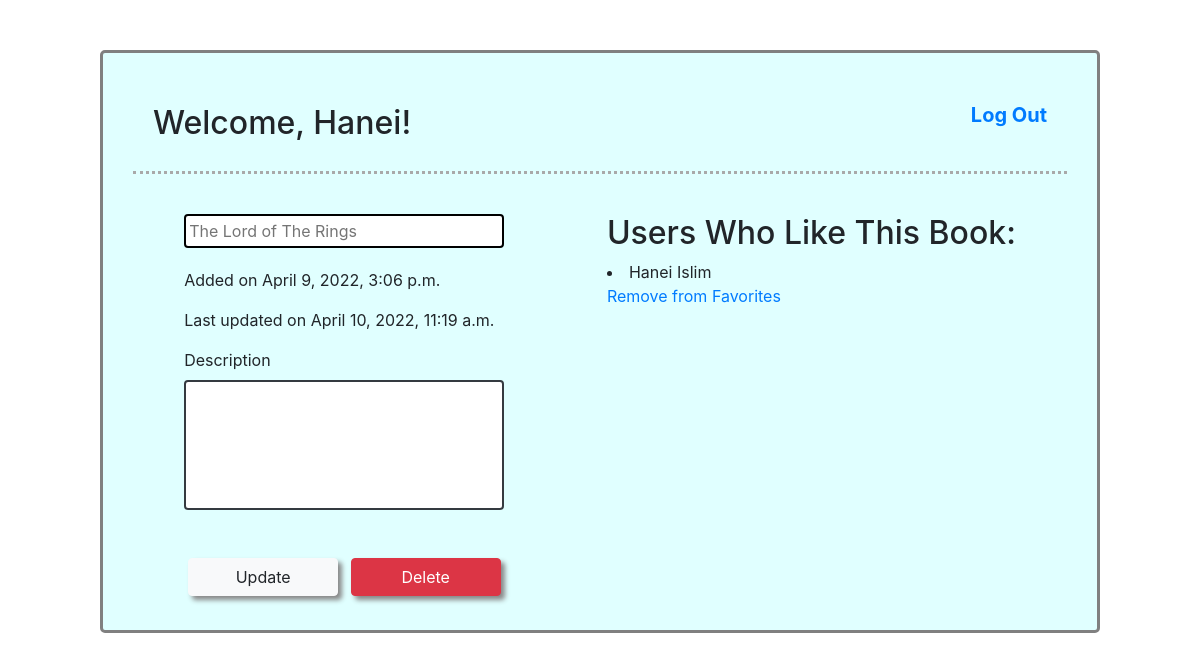
Page /books/2 (signed in) on the committed database.
### main/models.py (models this page shows)
class User(models.Model):
    first_name = models.CharField(max_length=100)
    last_name = models.CharField(max_length=100)
    email = models.EmailField(max_length=100)
    password = models.CharField(max_length=100)
    created_at = models.DateTimeField(auto_now_add = True)
    updated_at = models.DateTimeField(auto_now = True)
    objects = UserManager()

class Book(models.Model):
    title = models.CharField(max_length=100)
    description = models.TextField()
    uploaded_by = models.ForeignKey(User, related_name="books_uploaded", on_delete=models.CASCADE)
    users_who_like = models.ManyToManyField(User, related_name="liked_books")
    created_at = models.DateTimeField(auto_now_add = True)
    updated_at = models.DateTimeField(auto_now = True)
    objects = BookManager()

### main/views.py (the view)
# urls.py: path('books/<int:book_id>', views.view_book),
def view_book(request, book_id):
    if 'user_id' in request.session:
        context = {
            "book" :  Book.objects.get(id=book_id),
            "user" : User.objects.get(id=request.session['user_id']),
            "all_books" : Book.objects.all()
        }
        return render(request, 'update.html', context)

### main/templates/update.html (shortened to what this page needs)
<!DOCTYPE html>
<html lang="en">
<head>
    {% load static %}
    <link rel="stylesheet" href="https://maxcdn.bootstrapcdn.com/bootstrap/4.0.0/css/bootstrap.min.css"/>
    <link rel="stylesheet" type="text/css" href="{% static 'style3.css' %}">
</head>
<body>
    <div class="container">
        <div class="nav-bar">
            <div class="greeting">
                <h2>Welcome, {{user.first_name}}!</h2>
            </div>
            <div class="font-weight-bold h5">
                <p><a href="/logout" class="font-weight-bold">Log Out</a></p>
            </div>
        </div>
        <div class="books">
            <div class="form">
                <form action="/update_book/{{book.id}}" method="POST">
                    <input type="text" name="book_title_edit" placeholder="{{book.title}}">
                    <p>Added on {{book.uploaded_by.created_at}}</p>
                    <p>Last updated on {{book.uploaded_by.updated_at}}</p>
                    <label class="align-top" for="book_description_edit">
                        Description
                    </label>
                    <textarea class="border-dark"
                    style="resize: none;"
                    type="text"
                    rows="5"
                    placeholder="{{book.description}}"
                    name="book_description_edit">
                    </textarea><br>
                    <button class="btn btn-light m-1" type="submit">Update</button>
                    <a id="a" href="/delete/{{book.id}}" class="btn btn-danger m-1">Delete</a>
                </form>
            </div>
            <div class="liked">
                <h2>Users Who Like This Book:</h2>
                {% for user in book.users_who_like.all %}
                <li>{{user.first_name}} {{user.last_name}}</li>
                {% endfor %}
                {% if user in book.users_who_like.all %}
                <a href="/remove_from_favorites/{{book.id}}">Remove from Favorites</a>
                {% else %}
                <a href="/add_to_favorites/{{book.id}}">Add to Favorites</a>
                {% endif %}
            </div>
        </div>
    </div>
</body>
</html>

### main/static/style3.css (style rules this page uses)
.container { width: 1000px; margin: 50px auto; border: 3px solid gray; padding: 30px; border-radius: 5px; background-color: lightcyan; }
.nav-bar { display: flex; justify-content: space-between; align-items: center; border-bottom: 3px dotted darkgrey; margin-bottom: 40px; padding: 20px; }
input, textarea { padding: 3px; border: 2px solid #000; border-radius: 4px; display: block; width: 320px; margin-bottom: 20px; }
button, #a { width: 150px; box-shadow: 4px 4px 5px #888888; }
.books { display: flex; justify-content: space-around; }

### rows in the picture
User: first_name "Hanei", last_name "Islim"
Book: book_title_edit "The Lord of The Rings", uploaded_by.created_at "April 9, 2022, 3:06 p.m.", uploaded_by.updated_at "April 10, 2022, 11:19 a.m."
